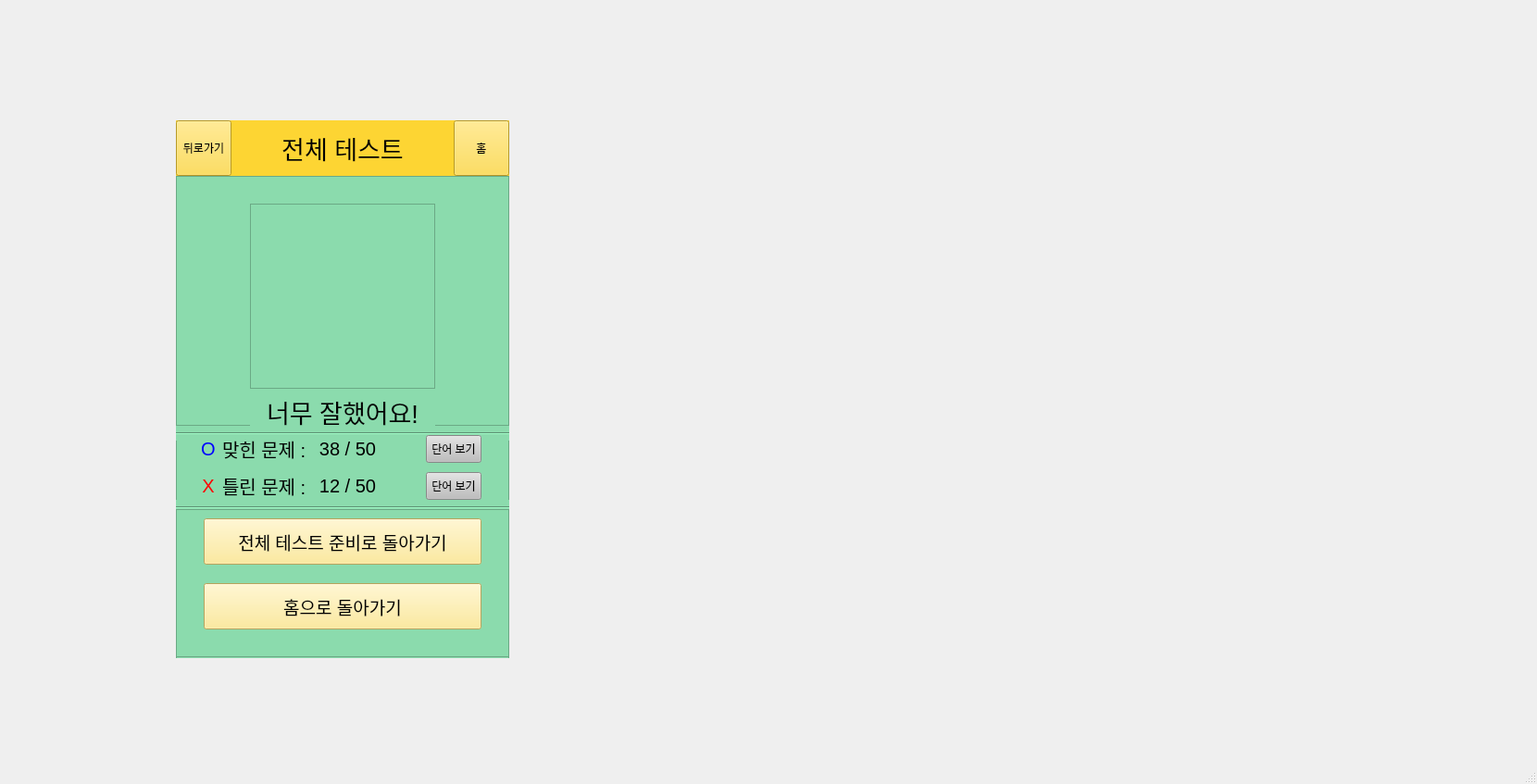
<?xml version="1.0" encoding="UTF-8"?>
<ui version="4.0">
 <class>MainWindow</class>
 <widget class="QMainWindow" name="MainWindow">
  <property name="geometry">
   <rect>
    <x>0</x>
    <y>0</y>
    <width>1660</width>
    <height>847</height>
   </rect>
  </property>
  <property name="font">
   <font>
    <pointsize>9</pointsize>
   </font>
  </property>
  <property name="windowTitle">
   <string>MainWindow</string>
  </property>
  <property name="styleSheet">
   <string notr="true"/>
  </property>
  <widget class="QWidget" name="centralwidget">
   <widget class="QFrame" name="frame">
    <property name="geometry">
     <rect>
      <x>190</x>
      <y>130</y>
      <width>360</width>
      <height>581</height>
     </rect>
    </property>
    <property name="maximumSize">
     <size>
      <width>360</width>
      <height>600</height>
     </size>
    </property>
    <property name="styleSheet">
     <string notr="true">background-color: white ;</string>
    </property>
    <property name="frameShape">
     <enum>QFrame::Shape::StyledPanel</enum>
    </property>
    <property name="frameShadow">
     <enum>QFrame::Shadow::Raised</enum>
    </property>
    <widget class="QLabel" name="label">
     <property name="geometry">
      <rect>
       <x>0</x>
       <y>0</y>
       <width>360</width>
       <height>60</height>
      </rect>
     </property>
     <property name="maximumSize">
      <size>
       <width>360</width>
       <height>60</height>
      </size>
     </property>
     <property name="styleSheet">
      <string notr="true">background-color : rgba(253, 213, 51, 0.97) ;</string>
     </property>
     <property name="text">
      <string/>
     </property>
    </widget>
    <widget class="QPushButton" name="go_back_but">
     <property name="geometry">
      <rect>
       <x>0</x>
       <y>0</y>
       <width>60</width>
       <height>60</height>
      </rect>
     </property>
     <property name="maximumSize">
      <size>
       <width>60</width>
       <height>60</height>
      </size>
     </property>
     <property name="styleSheet">
      <string notr="true">background-color: rgba(253, 213, 51, 0.97) ;
</string>
     </property>
     <property name="text">
      <string>뒤로가기</string>
     </property>
    </widget>
    <widget class="QPushButton" name="home_but">
     <property name="geometry">
      <rect>
       <x>300</x>
       <y>0</y>
       <width>60</width>
       <height>60</height>
      </rect>
     </property>
     <property name="maximumSize">
      <size>
       <width>60</width>
       <height>60</height>
      </size>
     </property>
     <property name="styleSheet">
      <string notr="true">background-color: rgba(253, 213, 51, 0.97) ;
</string>
     </property>
     <property name="text">
      <string>홈</string>
     </property>
    </widget>
    <widget class="QLabel" name="page_name">
     <property name="geometry">
      <rect>
       <x>60</x>
       <y>0</y>
       <width>240</width>
       <height>60</height>
      </rect>
     </property>
     <property name="maximumSize">
      <size>
       <width>240</width>
       <height>60</height>
      </size>
     </property>
     <property name="font">
      <font>
       <pointsize>20</pointsize>
      </font>
     </property>
     <property name="styleSheet">
      <string notr="true">background-color : rgba(253, 213, 51, 0.97) ;</string>
     </property>
     <property name="text">
      <string>전체 테스트</string>
     </property>
     <property name="alignment">
      <set>Qt::AlignmentFlag::AlignCenter</set>
     </property>
    </widget>
    <widget class="QFrame" name="frame_2">
     <property name="geometry">
      <rect>
       <x>0</x>
       <y>60</y>
       <width>360</width>
       <height>540</height>
      </rect>
     </property>
     <property name="maximumSize">
      <size>
       <width>360</width>
       <height>540</height>
      </size>
     </property>
     <property name="styleSheet">
      <string notr="true">background-color : #8bdbad ;</string>
     </property>
     <property name="frameShape">
      <enum>QFrame::Shape::StyledPanel</enum>
     </property>
     <property name="frameShadow">
      <enum>QFrame::Shadow::Raised</enum>
     </property>
     <widget class="QFrame" name="frame_3">
      <property name="geometry">
       <rect>
        <x>0</x>
        <y>0</y>
        <width>360</width>
        <height>270</height>
       </rect>
      </property>
      <property name="maximumSize">
       <size>
        <width>360</width>
        <height>270</height>
       </size>
      </property>
      <property name="frameShape">
       <enum>QFrame::Shape::StyledPanel</enum>
      </property>
      <property name="frameShadow">
       <enum>QFrame::Shadow::Raised</enum>
      </property>
      <widget class="QGraphicsView" name="graphicsView">
       <property name="geometry">
        <rect>
         <x>80</x>
         <y>30</y>
         <width>200</width>
         <height>200</height>
        </rect>
       </property>
       <property name="maximumSize">
        <size>
         <width>200</width>
         <height>200</height>
        </size>
       </property>
      </widget>
      <widget class="QLabel" name="well_done">
       <property name="geometry">
        <rect>
         <x>80</x>
         <y>230</y>
         <width>200</width>
         <height>50</height>
        </rect>
       </property>
       <property name="maximumSize">
        <size>
         <width>200</width>
         <height>50</height>
        </size>
       </property>
       <property name="font">
        <font>
         <pointsize>20</pointsize>
        </font>
       </property>
       <property name="text">
        <string>너무 잘했어요!</string>
       </property>
       <property name="alignment">
        <set>Qt::AlignmentFlag::AlignCenter</set>
       </property>
      </widget>
     </widget>
     <widget class="QFrame" name="frame_5">
      <property name="geometry">
       <rect>
        <x>0</x>
        <y>360</y>
        <width>360</width>
        <height>160</height>
       </rect>
      </property>
      <property name="maximumSize">
       <size>
        <width>360</width>
        <height>160</height>
       </size>
      </property>
      <property name="frameShape">
       <enum>QFrame::Shape::StyledPanel</enum>
      </property>
      <property name="frameShadow">
       <enum>QFrame::Shadow::Raised</enum>
      </property>
      <widget class="QPushButton" name="go_word">
       <property name="geometry">
        <rect>
         <x>30</x>
         <y>10</y>
         <width>300</width>
         <height>50</height>
        </rect>
       </property>
       <property name="maximumSize">
        <size>
         <width>300</width>
         <height>50</height>
        </size>
       </property>
       <property name="font">
        <font>
         <pointsize>14</pointsize>
        </font>
       </property>
       <property name="styleSheet">
        <string notr="true">background-color : rgb(255, 230, 130) ;</string>
       </property>
       <property name="text">
        <string>전체 테스트 준비로 돌아가기</string>
       </property>
      </widget>
      <widget class="QPushButton" name="go_home_under">
       <property name="geometry">
        <rect>
         <x>30</x>
         <y>80</y>
         <width>300</width>
         <height>50</height>
        </rect>
       </property>
       <property name="maximumSize">
        <size>
         <width>300</width>
         <height>50</height>
        </size>
       </property>
       <property name="font">
        <font>
         <pointsize>14</pointsize>
        </font>
       </property>
       <property name="styleSheet">
        <string notr="true">background-color : rgb(255, 230, 130) ;</string>
       </property>
       <property name="text">
        <string>홈으로 돌아가기</string>
       </property>
      </widget>
     </widget>
     <widget class="QFrame" name="frame_4">
      <property name="geometry">
       <rect>
        <x>0</x>
        <y>270</y>
        <width>360</width>
        <height>90</height>
       </rect>
      </property>
      <property name="maximumSize">
       <size>
        <width>360</width>
        <height>90</height>
       </size>
      </property>
      <property name="frameShape">
       <enum>QFrame::Shape::StyledPanel</enum>
      </property>
      <property name="frameShadow">
       <enum>QFrame::Shadow::Raised</enum>
      </property>
      <widget class="Line" name="line">
       <property name="geometry">
        <rect>
         <x>0</x>
         <y>0</y>
         <width>371</width>
         <height>16</height>
        </rect>
       </property>
       <property name="orientation">
        <enum>Qt::Orientation::Horizontal</enum>
       </property>
      </widget>
      <widget class="Line" name="line_2">
       <property name="geometry">
        <rect>
         <x>0</x>
         <y>80</y>
         <width>371</width>
         <height>16</height>
        </rect>
       </property>
       <property name="orientation">
        <enum>Qt::Orientation::Horizontal</enum>
       </property>
      </widget>
      <widget class="QLabel" name="label_3">
       <property name="geometry">
        <rect>
         <x>20</x>
         <y>10</y>
         <width>30</width>
         <height>30</height>
        </rect>
       </property>
       <property name="font">
        <font>
         <pointsize>15</pointsize>
        </font>
       </property>
       <property name="styleSheet">
        <string notr="true">color : blue ;</string>
       </property>
       <property name="text">
        <string>O</string>
       </property>
       <property name="alignment">
        <set>Qt::AlignmentFlag::AlignCenter</set>
       </property>
      </widget>
      <widget class="QLabel" name="label_4">
       <property name="geometry">
        <rect>
         <x>50</x>
         <y>10</y>
         <width>101</width>
         <height>30</height>
        </rect>
       </property>
       <property name="maximumSize">
        <size>
         <width>16777215</width>
         <height>30</height>
        </size>
       </property>
       <property name="font">
        <font>
         <pointsize>15</pointsize>
        </font>
       </property>
       <property name="text">
        <string>맞힌 문제 : </string>
       </property>
      </widget>
      <widget class="QLabel" name="how_many_right">
       <property name="geometry">
        <rect>
         <x>150</x>
         <y>10</y>
         <width>71</width>
         <height>30</height>
        </rect>
       </property>
       <property name="maximumSize">
        <size>
         <width>16777215</width>
         <height>30</height>
        </size>
       </property>
       <property name="sizeIncrement">
        <size>
         <width>0</width>
         <height>0</height>
        </size>
       </property>
       <property name="font">
        <font>
         <pointsize>15</pointsize>
        </font>
       </property>
       <property name="text">
        <string>38 / 50</string>
       </property>
       <property name="alignment">
        <set>Qt::AlignmentFlag::AlignCenter</set>
       </property>
      </widget>
      <widget class="QLabel" name="how_many_wrong">
       <property name="geometry">
        <rect>
         <x>150</x>
         <y>50</y>
         <width>71</width>
         <height>30</height>
        </rect>
       </property>
       <property name="maximumSize">
        <size>
         <width>16777215</width>
         <height>30</height>
        </size>
       </property>
       <property name="sizeIncrement">
        <size>
         <width>0</width>
         <height>0</height>
        </size>
       </property>
       <property name="font">
        <font>
         <pointsize>15</pointsize>
        </font>
       </property>
       <property name="text">
        <string>12 / 50</string>
       </property>
       <property name="alignment">
        <set>Qt::AlignmentFlag::AlignCenter</set>
       </property>
      </widget>
      <widget class="QLabel" name="label_6">
       <property name="geometry">
        <rect>
         <x>20</x>
         <y>50</y>
         <width>30</width>
         <height>30</height>
        </rect>
       </property>
       <property name="font">
        <font>
         <pointsize>15</pointsize>
        </font>
       </property>
       <property name="styleSheet">
        <string notr="true">color : red ;</string>
       </property>
       <property name="text">
        <string>X</string>
       </property>
       <property name="alignment">
        <set>Qt::AlignmentFlag::AlignCenter</set>
       </property>
      </widget>
      <widget class="QLabel" name="label_7">
       <property name="geometry">
        <rect>
         <x>50</x>
         <y>50</y>
         <width>101</width>
         <height>30</height>
        </rect>
       </property>
       <property name="maximumSize">
        <size>
         <width>16777215</width>
         <height>30</height>
        </size>
       </property>
       <property name="font">
        <font>
         <pointsize>15</pointsize>
        </font>
       </property>
       <property name="text">
        <string>틀린 문제 : </string>
       </property>
      </widget>
      <widget class="QPushButton" name="go_right_list">
       <property name="geometry">
        <rect>
         <x>270</x>
         <y>10</y>
         <width>60</width>
         <height>30</height>
        </rect>
       </property>
       <property name="maximumSize">
        <size>
         <width>60</width>
         <height>30</height>
        </size>
       </property>
       <property name="styleSheet">
        <string notr="true">background-color : rgb(190, 190, 190) ;</string>
       </property>
       <property name="text">
        <string>단어 보기</string>
       </property>
      </widget>
      <widget class="QPushButton" name="go_wrong_list">
       <property name="geometry">
        <rect>
         <x>270</x>
         <y>50</y>
         <width>60</width>
         <height>30</height>
        </rect>
       </property>
       <property name="maximumSize">
        <size>
         <width>60</width>
         <height>30</height>
        </size>
       </property>
       <property name="styleSheet">
        <string notr="true">background-color : rgb(190, 190, 190) ;</string>
       </property>
       <property name="text">
        <string>단어 보기</string>
       </property>
      </widget>
     </widget>
    </widget>
   </widget>
  </widget>
  <widget class="QMenuBar" name="menubar">
   <property name="geometry">
    <rect>
     <x>0</x>
     <y>0</y>
     <width>1660</width>
     <height>22</height>
    </rect>
   </property>
  </widget>
  <widget class="QStatusBar" name="statusbar"/>
 </widget>
 <resources/>
 <connections/>
</ui>
